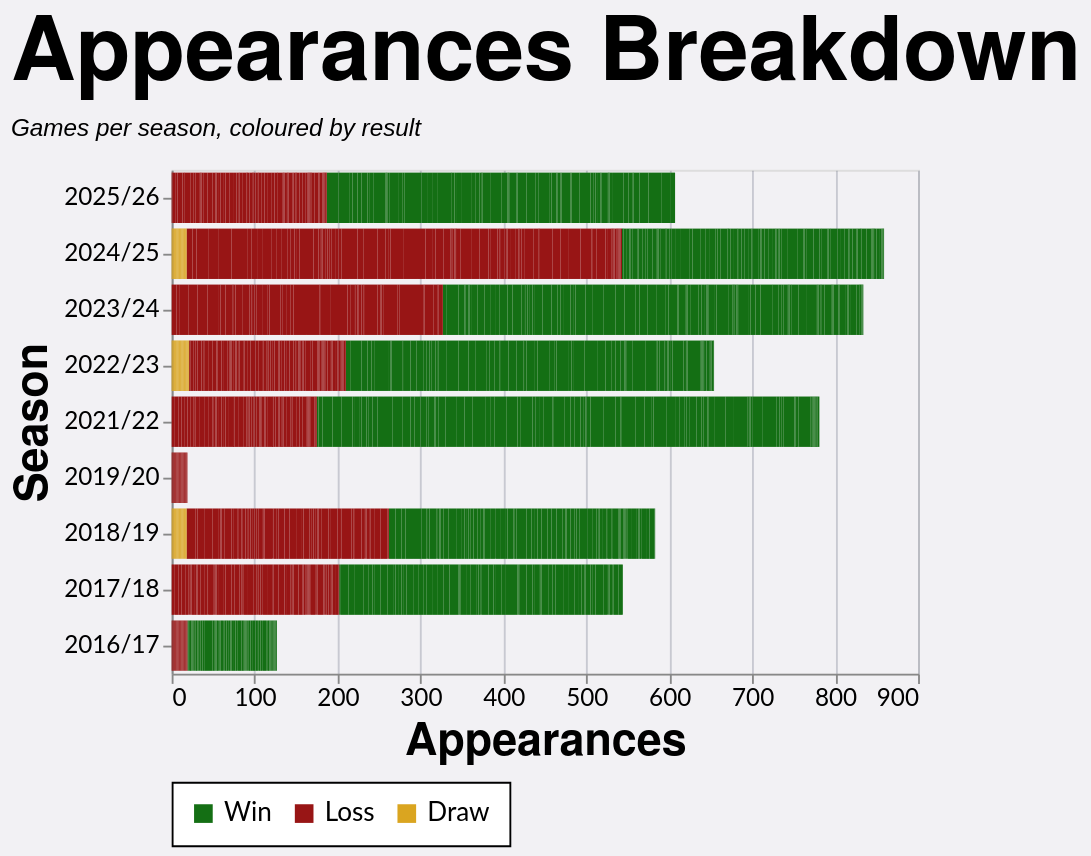

The specification (Vega-Lite) saved for this image:
### Vega-Lite specification from a JSON file in a GitHub repository (floating-point values rounded to 4 significant figures; data arrays with more than 128 entries replaced by an {"elided": "..."} marker saying what was removed)
{"config": {"axis": {"labelFont": "Lato, sans-serif", "titleFont": "PT Sans Narrow, Helvetica Neue, Helvetica, Arial, sans-serif", "labelFontSize": 13, "titleFontSize": 24, "gridColor": "#202947", "gridOpacity": 0.2}, "header": {"labelFont": "PT Sans Narrow, Helvetica Neue, Helvetica, Arial, sans-serif", "titleFont": "PT Sans Narrow, Helvetica Neue, Helvetica, Arial, sans-serif", "labelFontSize": 24, "titleFontSize": 28, "labelFontWeight": "bold", "orient": "left"}, "legend": {"labelFont": "Lato, sans-serif", "titleFont": "PT Sans Narrow, Helvetica Neue, Helvetica, Arial, sans-serif", "labelFontSize": 14, "titleFontSize": 16, "titlePadding": 5, "fillColor": "white", "strokeColor": "black", "padding": 10, "titleFontWeight": "lighter", "titleFontStyle": "italic", "titleColor": "gray", "offset": 10}, "title": {"font": "PT Sans Narrow, Helvetica Neue, Helvetica, Arial, sans-serif", "fontSize": 48, "fontWeight": "bold", "anchor": "start", "align": "center", "titlePadding": 20, "subtitlePadding": 10, "subtitleFontSize": 13, "subtitleColor": "", "subtitleFontStyle": "italic", "offset": 15, "color": "black"}, "axisX": {"labelAngle": 0}, "facet": {"title": null, "header": null, "align": {"row": "each", "column": "each"}}, "resolve": {"scale": {"y": "independent", "facet": "independent"}}, "background": "#f2f1f4"}, "data": {"name": "data-edc291ddc8cfd513f2f01098910b6b36"}, "mark": {"type": "bar"}, "encoding": {"color": {"field": "color_value", "legend": {"orient": "bottom", "title": null}, "scale": {"range": ["#146f14", "#981515", "goldenrod"]}, "sort": ["Win", "Loss", "Draw"], "type": "nominal"}, "tooltip": [{"field": "player", "title": "Player", "type": "nominal"}, {"field": "season", "title": "Season", "type": "nominal"}, {"field": "color_value", "title": "Group", "type": "nominal"}, {"aggregate": "sum", "field": "apps", "title": "Appearances", "type": "quantitative"}], "x": {"aggregate": "sum", "field": "apps", "title": "Appearances", "type": "quantitative"}, "y": {"field": "season", "sort": {"field": "season_sort", "op": "max", "order": "descending"}, "title": "Season", "type": "nominal"}}, "height": {"step": 30}, "title": {"text": "Appearances Breakdown", "subtitle": "Games per season, coloured by result"}, "width": 400, "$schema": "https://vega.github.io/schema/vega-lite/v5.20.1.json", "datasets": {"data-edc291ddc8cfd513f2f01098910b6b36": {"elided": "2355 records"}}}
